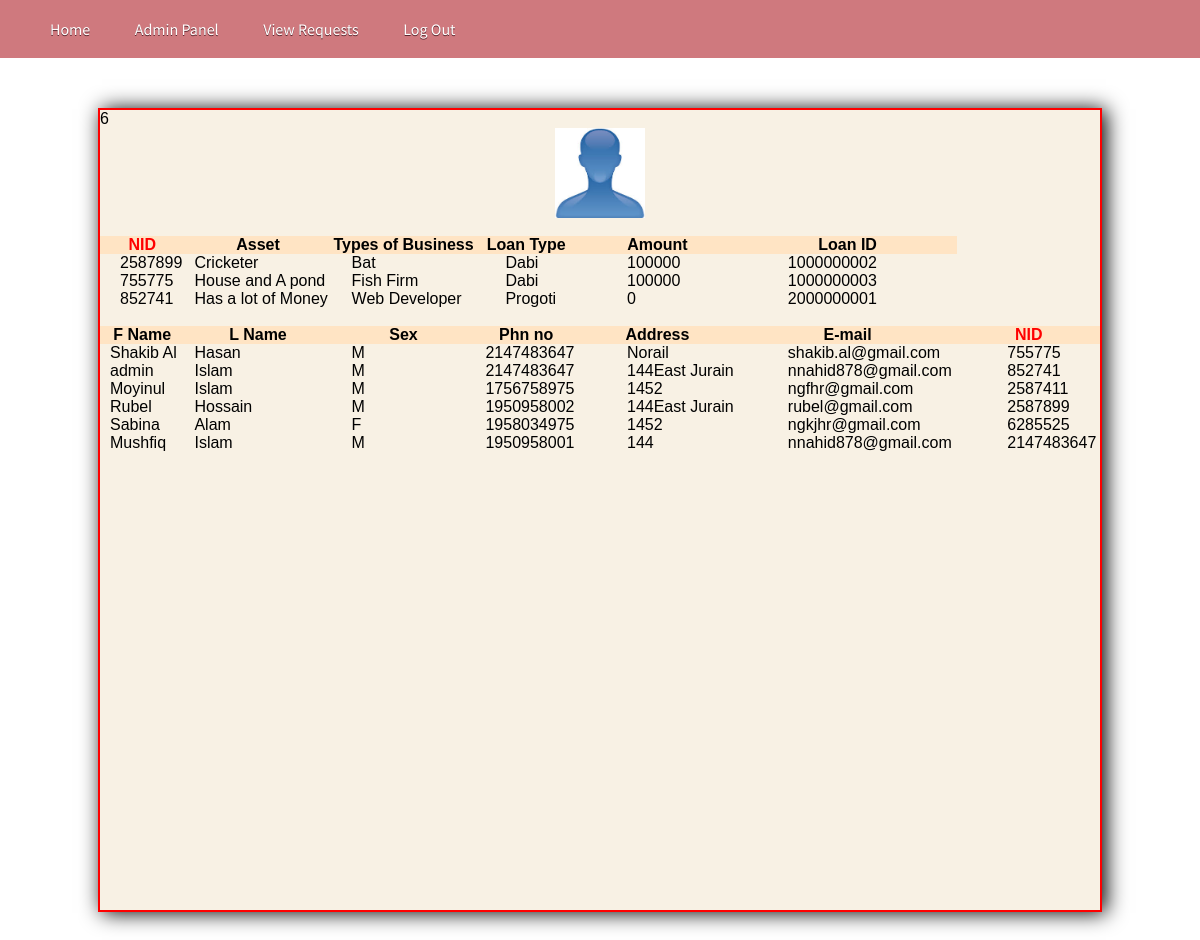
The app's page /Admin/viewrequests.php with its own data.
### tables this page shows
CREATE TABLE `applicant` (
  `NID` int(25) NOT NULL,
  `Asset` varchar(100) NOT NULL,
  `TypesofBusiness` varchar(25) NOT NULL,
  `LoanType` varchar(10) NOT NULL,
  `Amount` int(11) NOT NULL,
  `LoanID` int(10) NOT NULL
);

CREATE TABLE `user` (
  `FName` varchar(10) NOT NULL,
  `LName` varchar(10) NOT NULL,
  `Sex` char(1) NOT NULL,
  `Phn_no` int(13) NOT NULL,
  `Address` varchar(50) NOT NULL,
  `E_mail` varchar(20) NOT NULL,
  `NID` int(25) NOT NULL,
  `Password` int(10) NOT NULL
);

### Admin/viewrequests.php (the view, shortened to what this page needs)
<!DOCTYPE html PUBLIC "-//W3C//DTD XHTML 1.0 Transitional//EN" "http://www.w3.org/TR/xhtml1/DTD/xhtml1-transitional.dtd">
<html xmlns="http://www.w3.org/1999/xhtml">
<head>
<link href="css/lightbox.css" rel="stylesheet" />
    <link href="StyleSheet.css" rel="stylesheet" type="text/css" />
<link href="css/style.css" rel="stylesheet" type="text/css" media="all" />
<link href="css/flexslider.css" rel="stylesheet" type="text/css" media="all" />
</head>
<body>
<div class="">
		<?php require('topbar.php');?>
	</div>
<div style="height:800px; width:1000px; margin:auto; margin-top:50px; margin-bottom:50px; background-color:#f8f1e4; border:2px solid red; box-shadow:4px 1px 20px black;">
     <form method="post" enctype="multipart/form-data">
 <table cellpadding="20" cellspacing="20" width="1000px" height="200px"  style="margin:auto" >
   <tr><td colspan="9" align="center"><img src="Images/user.jpg" height="90px" /></td></tr>
   <tr><td>&nbsp;</td><td>&nbsp;</td></tr>
 <tr style="background-color:bisque" align="center" class="bold">
             <td class="bold" style="color:red"  >NID</td><td align="center">Asset</td> <td align="center">Types of Business</td><td align="center">Loan Type</td><td align="center">Amount</td><td align="center">Loan ID</td>
        </tr>
<?php
$cn=mysqli_connect("localhost","root","","microfinance");
$s="select * from applicant";
	$result=mysqli_query($cn,$s);
	while($data=mysqli_fetch_array($result))
	{
				echo"<tr><td  style=' padding-left:20px'>$data[0]</td><td  style=' padding-left:10px'>$data[1]</td><td  style=' padding-left:20px'>$data[2]</td><td  style=' padding-left:30px'>$data[3]</td><td  style=' padding-left:50px'>$data[4]</td><td  style=' padding-left:50px'>$data[5]</td>
                </tr>";
			}
    ?>
    <tr><td>&nbsp;</td><td>&nbsp;</td></tr>
 <tr style="background-color:bisque" align="center" class="bold">
             <td class="bold"  >F Name</td><td align="center">L Name</td> <td align="center">Sex</td><td align="center">Phn no</td><td align="center">Address</td><td align="center">E-mail</td><td align="center" style="color:red">NID</td>
        </tr>
<?php
$sm="select fname,lname,sex,phn_no,address,e_mail,nid from user";
    $result=mysqli_query($cn,$sm);
    while($data=mysqli_fetch_array($result))
    {
                echo"<tr><td  style=' padding-left:10px'>$data[0]</td><td  style=' padding-left:10px'>$data[1]</td><td  style=' padding-left:20px'>$data[2]</td><td  style=' padding-left:10px'>$data[3]</td><td  style=' padding-left:50px'>$data[4]</td><td  style=' padding-left:50px'>$data[5]</td><td  style=' padding-left:50px'>$data[6]</td>
                </tr>";
            }
			?>
</table>
</form>
        </div>
</body>
</html>

### Admin/topbar.php (shortened to what this page needs)
<!DOCTYPE html PUBLIC "-//W3C//DTD XHTML 1.0 Transitional//EN" "http://www.w3.org/TR/xhtml1/DTD/xhtml1-transitional.dtd">
<html xmlns="http://www.w3.org/1999/xhtml">
<head>
</head>
<body>
<div class="nav_bg">
<div class="wrap">
		<ul class="nav">
            <li><a href="../index.php" target="_blank">Home</a></li>
            <li><a href="index.php" target="">Admin Panel</a></li>
            <li><a href="viewrequests.php" target="">View Requests</a></li>
             <li><a href="logout.php">Log Out</a></li>
            </ul>
	</div>
    </div>
</body>
</html>

### Admin/css/lightbox.css (style rules this page uses)
body:after { content: url(../img/close.png) url(../img/loading.gif) url(../img/prev.png) url(../img/next.png); display: none; }

### StyleSheet.css (style rules this page uses)
.bold { font-weight:bold; }

### Admin/css/style.css (style rules this page uses)
html,body,div,span,applet,object,iframe,h1,h2,h3,h4,h5,h6,p,blockquote,pre,a,abbr,acronym,address,big,cite,code,del,dfn,em,img,ins,kbd,q,s,samp,small,strike,strong,sub,sup,tt,var,b,u,i,dl,dt,dd,ol,nav ul,nav li,fieldset,form,label,legend,table,caption,tbody,tfoot,thead,tr,th,td,article,aside,canvas,details,embed,figure,figcaption,footer,header,hgroup,menu,nav,output,ruby,section,summary,time,mark,audio,video { margin:0;padding:0;border:0;font-size:100%;font:inherit;vertical-align:baseline; }
ol,ul { list-style:none;margin:0;padding:0; }
table { border-collapse:collapse;border-spacing:0; }
a { text-decoration:none; }
img { max-width:100%; }
body { font-family: Arial, Geneva,Helvetica, sans-serif; font-size: 100%; }
.wrap { margin:0 auto; width:80%; }
.nav_bg { background: url('../images/nav_bg.png') center 0 repeat-x #CF797E; height:58px; }
.nav li { display:inline-block; }
.nav li a { font-family: 'Source Sans Pro', sans-serif; line-height:1.8em; display:block; text-decoration:none; font-weight:normal; color:#ffffff; padding:15px 20px; font-size: 1em; text-transform: capitalize; text-shadow: 0 1px 0 #5C2830; letter-spacing:0px; }
@media only screen and (max-width: 1280px) { .wrap { width:95%; } }

### records on screen
applicant: NID "2587899", Asset "Cricketer", TypesofBusiness "Bat", LoanType "Dabi", Amount "100000", LoanID "1000000002"
applicant: NID "755775", Asset "House and A pond", TypesofBusiness "Fish Firm", LoanType "Dabi", Amount "100000", LoanID "1000000003"
applicant: NID "852741", Asset "Has a lot of Money", TypesofBusiness "Web Developer", LoanType "Progoti", Amount "0", LoanID "2000000001"
user: FName "Shakib Al", LName "Hasan", Sex "M", Phn_no "2147483647", Address "Norail", E_mail "shakib.al@gmail.com", NID "755775"
user: FName "admin", LName "Islam", Sex "M", Phn_no "2147483647", Address "144East Jurain", E_mail "nnahid878@gmail.com", NID "852741"
user: FName "Moyinul", LName "Islam", Sex "M", Phn_no "1756758975", Address "1452", E_mail "ngfhr@gmail.com", NID "2587411"
user: FName "Rubel", LName "Hossain", Sex "M", Phn_no "1950958002", Address "144East Jurain", E_mail "rubel@gmail.com", NID "2587899"
user: FName "Sabina", LName "Alam", Sex "F", Phn_no "1958034975", Address "1452", E_mail "ngkjhr@gmail.com", NID "6285525"
user: FName "Mushfiq", LName "Islam", Sex "M", Phn_no "1950958001", Address "144", E_mail "nnahid878@gmail.com", NID "2147483647"
